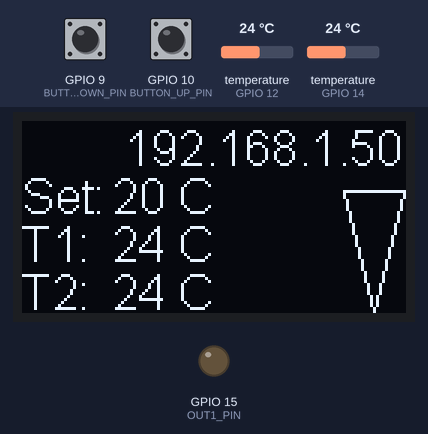
Recording of a program running on a simulated ESP8266 (NodeMCU). On the bench: 128×64 one-colour display, output pins drawn as LEDs (lit = HIGH). The test bench sets the inputs (shaded band); at power-on: temperature (sensors on GPIO 14, GPIO 12) 24 °C, GPIO 9 (BUTTON_DOWN_PIN) HIGH, GPIO 10 (BUTTON_UP_PIN) HIGH. WiFi joins after 1.5 s; servers stay silent unless stated; EEPROM starts erased; what the program prints to the serial monitor is not drawn.

Above: at 1.8 s.
1.9 s: temperature (sensor on GPIO 14) set to 19 °C
At 2.9 s:
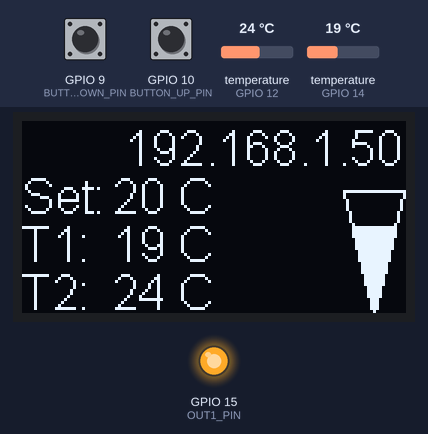
3.8 s: temperature (sensor on GPIO 12) set to 12 °C
At 4.7 s:
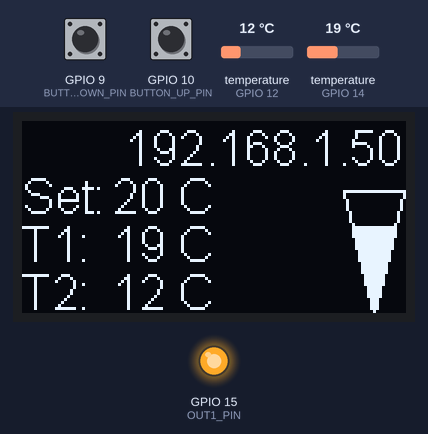
5.8 s: GPIO 9 (BUTTON_DOWN_PIN) pulled LOW for 3.2 s
At 8.7 s:
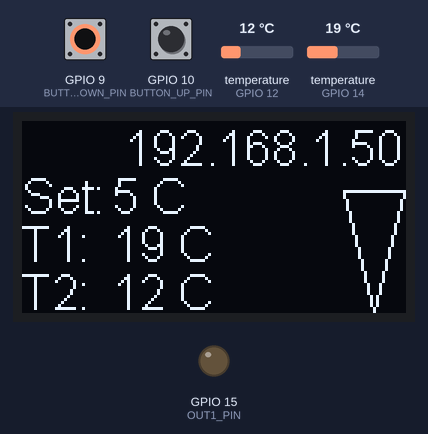
10.5 s: GPIO 10 (BUTTON_UP_PIN) pulled LOW for 3.2 s
At 14.8 s:
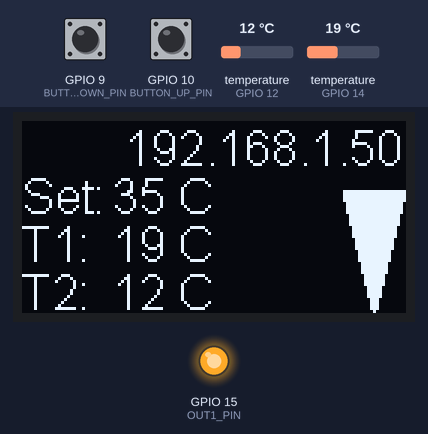
15.2 s: GPIO 10 (BUTTON_UP_PIN) pulled LOW for 0.15 s
16.8 s: GPIO 9 (BUTTON_DOWN_PIN) pulled LOW for 1 s
At 18.1 s:
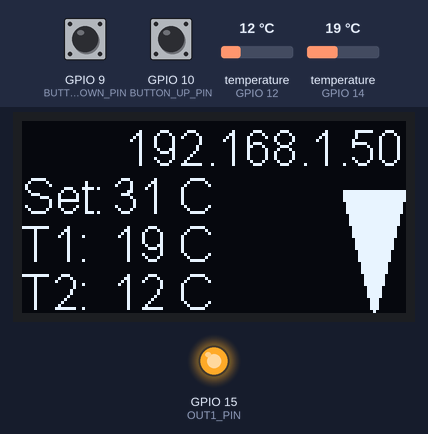
Timing chart, 0 to 19.8 s (numbered marks = the images above; inputs shaded):
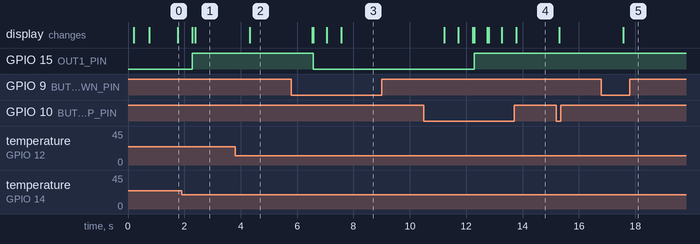

The program:

main.cpp
```cpp
#include "Arduino.h"
#include "DeviceControl.h"
#include "DataManager.h"
#include "DisplayManager.h"
#include <PID_v1.h>


//////////////////////////////////////////////////////////////////////////////////////////
//										MQTT											//
//	Subscribed:																			//
//				setpoint																//
//				updateInterval															//
//				P																		//
//				I																		//
//				D																		//
//	Publish:																			//
//				temp1																	//
//				temp2																	//
//				temp3																	//
//				setpoint																//
//				updateInterval															//
//				P																		//
//				I																		//
//				D																		//
//																						//
//////////////////////////////////////////////////////////////////////////////////////////

DeviceControl* dev = NULL;
DisplayManager *displayManager = NULL;

//PID
double pid_input = 0;
double pid_output = 0;
double pid_setpoint = 25;
PID *pid = NULL;

void setup()
{
	Serial.begin(9600);
	Serial.println("Serial started");
	dev = DeviceControl::instance();
	displayManager = DisplayManager::instance();
	displayManager->init(DISPLAY_SDA, DISPLAY_SCL);
	DataManager::init();
	pid_input = dev->getPIDInputForOut1();
	pid = new PID(&pid_input, &pid_output, &pid_setpoint, DataManager::getOut1P(),
			DataManager::getOut1I(), DataManager::getOut1D(), DIRECT);
	pid->SetOutputLimits(0, 100);
	pid->SetMode(AUTOMATIC);
}

void loop()
{
	dev->update();
	DataManager::update();
	displayManager->update();
	//todo: display, temp sensor


	//update setpoint from buttons
	if(dev->getButtonUpShortPressed()){
		DataManager::setOut1Setpoint(DataManager::getOut1Setpoint()+1, true);
		displayManager->valuesChanged();
	}
	if(dev->getButtonDownShortPressed()){
		DataManager::setOut1Setpoint(DataManager::getOut1Setpoint()-1, true);
		displayManager->valuesChanged();
	}
	if(dev->getButtonUpHeld()){
		static unsigned long lastChangeTime=0;
		if(millis() >= lastChangeTime + 500){
			lastChangeTime = millis();
			DataManager::setOut1Setpoint(DataManager::getOut1Setpoint()+5, true);
			displayManager->valuesChanged();
		}
	}
	if(dev->getButtonDownHeld()){
		static unsigned long lastChangeTime=0;
		if(millis() >= lastChangeTime + 500){
			lastChangeTime = millis();
			DataManager::setOut1Setpoint(DataManager::getOut1Setpoint()-5, true);
			displayManager->valuesChanged();
		}
	}

	//update PID
	pid_input = dev->getPIDInputForOut1();
	pid_setpoint = DataManager::getOut1Setpoint();
	pid->SetTunings(DataManager::getOut1P(), DataManager::getOut1I(),
			DataManager::getOut1D());
	pid->Compute();
	// turn off heater if connection to temperature sensor lost
	if(!dev->getTemp1Connected()){
		pid_output = 0;
	}
	dev->enableOut1(pid_output);
	displayManager->setPowerLevel(pid_output/100.0);

	//transmit temperature to MQTT server
	static unsigned long lastTempTransmitTime = 0;
	if(millis()>lastTempTransmitTime+DataManager::getMqttUpdateInterval()){
		lastTempTransmitTime = millis();
		if(dev->getTemp1Connected())
			DataManager::mqttPublishTemp(dev->getTemp1(), 1);
		if(dev->getTemp2Connected())
			DataManager::mqttPublishTemp(dev->getTemp2(), 2);
		if(dev->getTemp3Connected())
			DataManager::mqttPublishTemp(dev->getTemp3(), 3);
		DataManager::mqttPublishSensorError(!dev->getTemp1Connected(), 1);
		DataManager::mqttPublishSensorError(!dev->getTemp2Connected(), 2);
		DataManager::mqttPublishSensorError(!dev->getTemp3Connected(), 3);
	}
}
```

Button.cpp
```cpp
/*
 * Button.cpp
 *
 *  Created on: 23.12.2020
 *      Author: ag4716
 */

#include "Button.h"

Button::Button(uint8_t pin) {
	mPin = pin;
	externalReadButtonFunction = NULL;
	init();
}

Button::Button(bool (*readButtonFunction)()){
	mPin = 0xFF;
	externalReadButtonFunction = readButtonFunction;
	init();
}

Button::~Button() {
}

void Button::init(){
	state = false;
	longPressed = false;
	shortPressed = false;
	lastState = false;
	lastChangeTime = 0;
	longPressTime = BUTTON_LONG_PRESS_TIME;
	samplePointer = 0;
	for(int i = 0; i < BUTTON_NUMBER_SAMPLES; i++){
		samples[i] = false;
	}
	lastSampleTime = 0;
}

bool Button::readButton(){
	if(NULL != externalReadButtonFunction){
		return externalReadButtonFunction();
	}
	else{
		return digitalRead(mPin);
	}
}

void Button::update(){
	longPressed = false;
	shortPressed = false;
	held = false;
	if(millis() >= lastSampleTime + BUTTON_SAMPLE_PERIOD){
		lastSampleTime = millis();
		samples[samplePointer] = readButton();
		samplePointer = (samplePointer+1)%BUTTON_NUMBER_SAMPLES;
		bool stateChange = true;
		for(int i = 0; i < BUTTON_NUMBER_SAMPLES; i++){
			if(samples[i] == state){
				stateChange = false;
				break;
			}
		}
		if(!state && millis() >= lastChangeTime + BUTTON_HOLD_START_TIME){
			held = true;
		}
		if(stateChange){
			//falling edge
			if(state){
				if(millis() >= lastChangeTime + longPressTime){
					longPressed = true;
				}
				else{
					shortPressed = true;
				}
			}
			state = !state;
			lastChangeTime = millis();
		}
	}
}

bool Button::isPressed(){
	return state;
}

bool Button::isHeld(){
	return held;
}

bool Button::isLongPressed(){
	return longPressed;
}

bool Button::isShortPressed(){
	return shortPressed;
}
```

Button.h
```cpp
/*
 * Button.h
 *
 *  Created on: 23.12.2020
 *      Author: ag4716
 */

#ifndef BUTTON_H_
#define BUTTON_H_

#include "Arduino.h"

#define BUTTON_DEBOUNCE_TIME	50
#define BUTTON_LONG_PRESS_TIME	600
#define BUTTON_HOLD_START_TIME	600
#define BUTTON_SAMPLE_PERIOD	20
#define BUTTON_NUMBER_SAMPLES	((int)(BUTTON_DEBOUNCE_TIME/BUTTON_SAMPLE_PERIOD)+1)

class Button {
public:
	Button(uint8_t pin);
	Button(bool (*readButtonFunction)());
	virtual ~Button();
	void update();
	bool isPressed(); //returns the current state
	bool isHeld();	//returns true only if the button is being held for at least BUTTON_HOLD_START_TIME already
	bool isLongPressed();
	bool isShortPressed();
private:
	void init();
	uint8_t mPin;
	bool state;
	bool shortPressed;
	bool longPressed;
	bool held;
	bool lastState;
	unsigned long lastChangeTime;
	unsigned long longPressTime;
	bool readButton();
	bool (*externalReadButtonFunction)();
	bool samples[BUTTON_NUMBER_SAMPLES];
	int samplePointer;
	unsigned long lastSampleTime;
};

#endif /* BUTTON_H_ */
```

DataManager.h
```cpp
/*
 * DataManager.h
 *
 *  Created on: Aug 20, 2020
 *      Author: tsugua
 */

#ifndef DATAMANAGER_H_
#define DATAMANAGER_H_

#include "Arduino.h"
#include "DeviceControl.h"
#include <WiFiManager.h>
#include <ESP8266WiFi.h>
#include <PubSubClient.h>

#define DEFAULT_OUT_1_SETPOINT	20
#define	MAX_OUT_1_SETPOINT		125
#define	MIN_OUT_1_SETPOINT		5

#define	DEFAULT_PID_P			70
#define	MAX_PID_P				100
#define	MIN_PID_P				0.00
#define DEFAULT_PID_I			0.0
#define MAX_PID_I				100
#define MIN_PID_I				0
#define DEFAULT_PID_D			2
#define MAX_PID_D				100
#define MIN_PID_D				0
#define DEFAULT_MQTT_UPDATE_INT	5000
#define MIN_MQTT_UPDATE_INT		500
#define DEFAULT_MQTT_SERVER		"192.168.101.20"
#define DEFAULT_MQTT_PUBLISH_TOPIC "Status"
#define DEFAULT_MQTT_SUBSCRIBE_TOPIC "Set"
#define DEFAULT_MQTT_CLIENT_ID	"Braukessel"
#define DEFAULT_MQTT_PASSWORD	""
#define MQTT_MASTER_STRING	"BTC"

#define WIFI_CONNECT_INTERVAL	10000	//interval in which the device tries to connect to wifi


class DataManager {
public:
	static bool getInternetConnected();
	static String getIPAddress();
	static double getOut1P();
	static void setOut1P(double p, bool send);
	static double getOut1I();
	static void setOut1I(double i, bool send);
	static double getOut1D();
	static void setOut1D(double d, bool send);

	static double getOut1Setpoint();
	static void setOut1Setpoint(double setPoint, bool send);

	static unsigned long getMqttUpdateInterval();
	static void setMqttUpdateInterval(unsigned long interval, bool send);
	static bool getMqttEnabled();
	static void setMqttEnabled(bool enabled);

	static void mqttPublishTemp(float temp, int sensorNumber);
	static void mqttPublishSensorError(bool error, int sensorNumber);

	static bool getWifiConnected();

	static String setWIFICredentials(const char* newSSID, const char* newPassword, const char* newHostName);

	static void init();
	static void update();
private:
	DataManager(){}
	virtual ~DataManager(){}

	static DeviceControl *dev;

	static double out1Setpoint;

	static double out1P;
	static double out1I;
	static double out1D;

	static unsigned long mqttUpdateInterval;
	static uint8_t mqttEnabled;
	static String mqttPublishTrunc;
	static String mqttSubscribeTrunc;

	static uint32_t calculateWIFIChecksum();
	static void eepromWrite(uint8_t *src, int addr, int len, bool commit);
	static void eepromRead(uint8_t *dst, int addr, int len);
	static void WIFISetupMode();
	static void startConfigPortal(bool blocking);
	static void configPortalCallback();
	static void saveParamsCallback();
	static void pubSubCallback(char* topic, byte* payload, unsigned int length);
	static void pubSubReconnect();

	static bool scheduleRestart;
	static WiFiManager *wifiManager;
	static PubSubClient *pubSubClient;

	static unsigned long lastWifiConnectTryTime;
};
#endif /* DATAMANAGER_H_ */
```

DeviceControl.cpp
```cpp
/*
 * DeviceControl.cpp
 *
 *  Created on: Aug 23, 2020
 *      Author: tsugua
 */

#include "DeviceControl.h"

DeviceControl* DeviceControl::_instance = NULL;


DeviceControl::DeviceControl() {
	init();
}

DeviceControl::~DeviceControl() {
}

/// initializes all pins and interrupts etc. necessary
void DeviceControl::init(){
	Out1PeriodStartTime = 0;
	Out1Level = 0;
	Serial.println("initialize buttons");
	Serial.flush();
	pinMode(BUTTON_UP_PIN, INPUT_PULLUP);
	pinMode(BUTTON_DOWN_PIN, INPUT_PULLUP);
	Serial.println("initialize buttons done");
	Serial.flush();
	pinMode(OUT1_PIN, OUTPUT);
	buttonUp = new Button([](){return DeviceControl::instance()->readButtonUp();});
	buttonDown = new Button([](){return DeviceControl::instance()->readButtonDown();});

    Out1Off();

    Serial.println("init oneWire");
	Serial.flush();
	temp1OneWire = new OneWire(TEMP1_PIN);
	temp2OneWire = new OneWire(TEMP2_PIN);
	temp3OneWire = new OneWire(TEMP3_PIN);
	temp1 = new DallasTemperature(temp1OneWire);
	temp2 = new DallasTemperature(temp2OneWire);
	temp3 = new DallasTemperature(temp3OneWire);
	temp1value = 0;
	temp2value = 0;
	temp3value = 0;
	temp1ConsecutiveErrors = 0;
	temp2ConsecutiveErrors = 0;
	temp3ConsecutiveErrors = 0;
	Serial.println("begin oneWire1");
	temp1->begin();
	Serial.println("begin oneWire2");
	temp2->begin();
	Serial.println("begin oneWire3");
	temp3->begin();
	temp1Connected = false;
	temp2Connected = false;
	temp3Connected = false;
	connectTemperatureSensors();
}

/// update routine, that should be called regularly. Some values are only updated through this routine.
void DeviceControl::update(){
	//update SSR
	if(Out1Level == 0){
		Out1Off();
	}
	// completely on for a little below 100 as well to avoid short relay clicks
	// with 60s SSR_PERIOD_TIME this yields a minimum off time of 5s
	else if(Out1Level >= 92){
		Out1On();
	}
	else{
		if(millis() >= Out1PeriodStartTime + SSR_PERIOD_TIME){
			Out1PeriodStartTime = millis();
			Out1On();
		}
		else if(millis() < Out1PeriodStartTime + Out1Level/100.0*SSR_PERIOD_TIME){
			Out1On();
		}
		else{
			Out1Off();
		}
	}
	//update buttons
	buttonUp->update();
	buttonDown->update();

	//update temperature
	static unsigned long lastTempUpdateTime = 0;
	if(millis() >= lastTempUpdateTime + TEMP_UPDATE_INTERVAL){
		lastTempUpdateTime = millis();
		if(temp1Connected){
			double temp = temp1->getTempC(temp1Addr);
			if(temp < -20 || temp > 150){
				temp1ConsecutiveErrors++;
				// try again in 100ms
				lastTempUpdateTime -= (TEMP_UPDATE_INTERVAL - 100);
				if(temp1ConsecutiveErrors >= 10){
					temp1Connected = false;
				}
			}
			else{
				temp1value = temp;
				temp1ConsecutiveErrors = 0;
			}
			temp1->requestTemperaturesByAddress(temp1Addr);
		}
		if(temp2Connected){
			double temp = temp2->getTempC(temp2Addr);
			if(temp < -20 || temp > 150){
				temp2ConsecutiveErrors++;
				if(temp2ConsecutiveErrors >= 10){
					temp2Connected = false;
				}
			}
			else{
				temp2value = temp;
				temp2ConsecutiveErrors = 0;
			}
			temp2->requestTemperaturesByAddress(temp2Addr);
		}
		if(temp3Connected){
			double temp = temp2->getTempC(temp3Addr);
			if(temp < -20 || temp > 150){
				temp3ConsecutiveErrors++;
				if(temp3ConsecutiveErrors >= 10){
					temp3Connected = false;
				}
			}
			else{
				temp3value = temp;
				temp3ConsecutiveErrors = 0;
			}
			temp3->requestTemperaturesByAddress(temp3Addr);
		}
		connectTemperatureSensors();
	}
}

void DeviceControl::connectTemperatureSensors(){
	if(!temp1Connected){
		temp1->begin();
		if(temp1->getAddress(temp1Addr, 0)){
			temp1->setResolution(temp1Addr, TEMP_RESOLUTION);
			temp1Connected = true;
			temp1->setWaitForConversion(false);
			temp1ConsecutiveErrors = 0;
			temp1->requestTemperaturesByAddress(temp1Addr);
		}
	}
	if(!temp2Connected){
		temp2->begin();
		if(temp2->getAddress(temp2Addr, 0)){
			temp2->setResolution(temp2Addr, TEMP_RESOLUTION);
			temp2Connected = true;
			temp2->setWaitForConversion(false);
			temp2ConsecutiveErrors = 0;
			temp2->requestTemperaturesByAddress(temp2Addr);
		}
	}
	if(!temp3Connected){
		temp3->begin();
		if(temp3->getAddress(temp3Addr, 0)){
			temp3->setResolution(temp3Addr, TEMP_RESOLUTION);
			temp3Connected = true;
			temp3->setWaitForConversion(false);
			temp3ConsecutiveErrors = 0;
			temp3->requestTemperaturesByAddress(temp3Addr);
		}
	}
}

double DeviceControl::getPIDInputForOut1(){
	return getTemp1();
}

/// enables the boiler heater
// @param level: heater level between 0 (off) and 100 (full power)
void DeviceControl::enableOut1(int level){
	if(level < 0) level = 0;
	else if (level > 100) level = 100;
	Out1Level = level;
}

void DeviceControl::disableOut1(){
	Out1Level = 0;
	Out1Off();
}

bool DeviceControl::readButtonUp(){
	return digitalRead(BUTTON_UP_PIN);
}

bool DeviceControl::readButtonDown(){
	return digitalRead(BUTTON_DOWN_PIN);
}

/***
 * returns the debounced button 1 state
 */
bool DeviceControl::getButtonUpState(){
	return buttonUp->isPressed();
}

/***
 * returns the debounced button 2 state
 */
bool DeviceControl::getButtonDownState(){
	return buttonDown->isPressed();
}


/*** "Stupid" function for triggering the boiler heater SSR
 * @param send: if true and boiler heater had not been turned on before,
 * 				MCP23017 will be updated instantly
 */
void DeviceControl::Out1On(){
#ifdef OUT1_LOW_LEVEL_TRIGGER
	digitalWrite(OUT1_PIN, LOW);
#else
	digitalWrite(OUT1_PIN, HIGH);
#endif
}

/*** "Stupid" function for triggering the boiler heater SSR
 * @param send: if true and boiler heater had been turned on before,
 * 				MCP23017 will be updated instantly
 */
void DeviceControl::Out1Off(){
#ifdef BOILER_HEATER_LOW_LEVEL_TRIGGER
	digitalWrite(OUT1_PIN, HIGH);
#else
	digitalWrite(OUT1_PIN, LOW);
#endif
}
```

DeviceControl.h
```cpp
/*
 * DeviceControl.h
 *
 *  Created on: May 30, 2020
 *      Author: tsugua
 */

#ifndef DEVICECONTROL_H_
#define DEVICECONTROL_H_

#include "HW_config.h"
#include "Arduino.h"
#include "Button.h"
#include <OneWire.h>
#include <DallasTemperature.h>

#define SSR_PERIOD_TIME			60000
#define	BUTTON_DEPRELL_TIME		300
#define DIST_SWITCH_DEPRELL_TIME	100
#define	BUTTON_LONG_PRESS_TIME	3000
#define TEMP_UPDATE_INTERVAL	500

class DeviceControl {
public:
	static DeviceControl *instance(){
		if(!_instance)
			_instance = new DeviceControl();
		return _instance;
	}
	void update();

	double getPIDInputForOut1();

	void enableOut1(int level);
	void disableOut1();

	bool readButtonUp();
	bool readButtonDown();
	bool getButtonUpState();
	bool getButtonDownState();
	bool getButtonUpLongPressed(){return buttonUp->isLongPressed();}
	bool getButtonUpShortPressed(){return buttonUp->isShortPressed();}
	bool getButtonUpHeld(){return buttonUp->isHeld();}
	bool getButtonDownLongPressed(){return buttonDown->isLongPressed();}
	bool getButtonDownShortPressed(){return buttonDown->isShortPressed();}
	bool getButtonDownHeld(){return buttonDown->isHeld();}

	double getTemp1(){return temp1value;}
	double getTemp2(){return temp2value;}
	double getTemp3(){return temp3value;}
	bool getTemp1Connected(){return temp1Connected;}
	bool getTemp2Connected(){return temp2Connected;}
	bool getTemp3Connected(){return temp3Connected;}


private:
	static DeviceControl *_instance;
	DeviceControl();
	DeviceControl (const DeviceControl& );
	virtual ~DeviceControl();

	void init();
	void connectTemperatureSensors();
	void Out1On();
	void Out1Off();

	unsigned long Out1PeriodStartTime;
	int Out1Level;

	Button *buttonUp;
	Button *buttonDown;

	OneWire *temp1OneWire;
	OneWire *temp2OneWire;
	OneWire *temp3OneWire;
	DallasTemperature *temp1;
	DallasTemperature *temp2;
	DallasTemperature *temp3;
	bool temp1Connected;
	bool temp2Connected;
	bool temp3Connected;
	DeviceAddress temp1Addr;
	DeviceAddress temp2Addr;
	DeviceAddress temp3Addr;
	double temp1value;
	double temp2value;
	double temp3value;
	int temp1ConsecutiveErrors;
	int temp2ConsecutiveErrors;
	int temp3ConsecutiveErrors;
};

#endif /* DEVICECONTROL_H_ */
```

DisplayManager.h
```cpp
/*
 * DisplayManager.h
 *
 *  Created on: 28.10.2021
 *      Author: ag4716
 */

#ifndef DISPLAYMANAGER_H_
#define DISPLAYMANAGER_H_
#include <Wire.h>
#include "SSD1306Wire.h"
#include "DataManager.h"
#include "DeviceControl.h"

#define		MAX_UPDATE_INTERVAL	500
#define		DISP_FONT	ArialMT_Plain_16
#define		LINE_0_ORIG			0
#define		LINE_1_ORIG			16
#define		LINE_2_ORIG			32
#define		LINE_3_ORIG			48

class DisplayManager {
public:
	static DisplayManager *instance(){
		if(!_instance)
			_instance = new DisplayManager();
		return _instance;
	}
	void init(int sda, int scl);
	void update();
	void setPowerLevel(double level);
	void updateSetupMode();
	void valuesChanged();
private:
	static DisplayManager *_instance;
	DisplayManager();
	DisplayManager (const DisplayManager& );
	virtual ~DisplayManager();
	SSD1306Wire *display;
	void displayIP();
	void displayTemps();
	void displayPower();
	void displayTriangle(int line);
	void displayMenu();
	DeviceControl *dev;
	double powerLevel;

	bool updateDisplay = false;
	unsigned long lastUpdateTime = 0;
};

#endif /* DISPLAYMANAGER_H_ */
```

Source omitted: DataManager.cpp (23163 bytes), DisplayManager.cpp (2933 bytes), HW_config.h (394 bytes), WIFI_config.h (325 bytes)

Measured:
- after the input at 1.9 s, GPIO 15 (OUT1_PIN): LOW → HIGH after 0.38 s; the display: first changes after 0.38 s (image 1 shows a later state)
- after the input at 3.8 s, the display: changes after 0.52 s (image 2)
- after the input at 5.8 s, GPIO 15 (OUT1_PIN): HIGH → LOW after 0.77 s; the display: first changes after 0.74 s (image 3 shows a later state)
- after the input at 10.5 s, GPIO 15 (OUT1_PIN): LOW → HIGH after 1.8 s; the display: first changes after 0.72 s (image 4 shows a later state)
- after the input at 16.8 s, the display: changes after 0.78 s (image 5)
